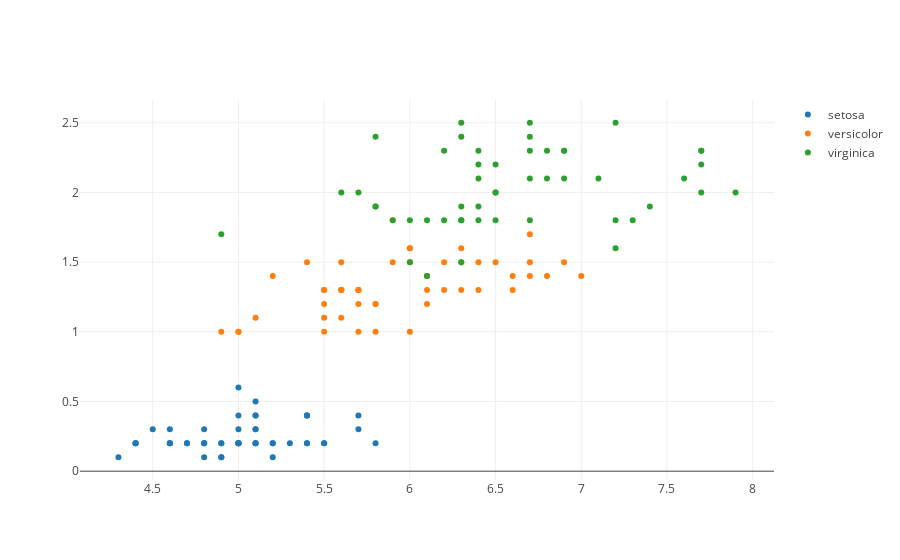

Notebook code cell kept with this figure:
### Code cell
trace0 = go.Scatter(
    x = iris_data[iris_data['target'] == 0]['sepal length (cm)'],
    y = iris_data[iris_data['target'] == 0]['petal width (cm)'],
    mode = 'markers',
    name = 'setosa'
)
trace1 = go.Scatter(
    x = iris_data[iris_data['target'] == 1]['sepal length (cm)'],
    y = iris_data[iris_data['target'] == 1]['petal width (cm)'],
    mode = 'markers',
    name = 'versicolor'
)
trace2 = go.Scatter(
    x = iris_data[iris_data['target'] == 2]['sepal length (cm)'],
    y = iris_data[iris_data['target'] == 2]['petal width (cm)'],
    mode = 'markers',
    name = 'virginica'
)
#markers=散布圖

data = [trace0,trace1,trace2]
plotly.offline.iplot(data, filename='basic-scatter')

### Figure 1 — Plotly figure (JSON) as saved in the notebook; plotly's stock layout.template omitted (floating-point values rounded to 4 significant figures)
{"data": [{"mode": "markers", "name": "setosa", "type": "scatter", "uid": "5a67cf5c-3c5c-4bf5-ba4f-fb80d1b348ba", "x": [5.1, 4.9, 4.7, 4.6, 5, 5.4, 4.6, 5, 4.4, 4.9, 5.4, 4.8, 4.8, 4.3, 5.8, 5.7, 5.4, 5.1, 5.7, 5.1, 5.4, 5.1, 4.6, 5.1, 4.8, 5, 5, 5.2, 5.2, 4.7, 4.8, 5.4, 5.2, 5.5, 4.9, 5, 5.5, 4.9, 4.4, 5.1, 5, 4.5, 4.4, 5, 5.1, 4.8, 5.1, 4.6, 5.3, 5], "y": [0.2, 0.2, 0.2, 0.2, 0.2, 0.4, 0.3, 0.2, 0.2, 0.1, 0.2, 0.2, 0.1, 0.1, 0.2, 0.4, 0.4, 0.3, 0.3, 0.3, 0.2, 0.4, 0.2, 0.5, 0.2, 0.2, 0.4, 0.2, 0.2, 0.2, 0.2, 0.4, 0.1, 0.2, 0.2, 0.2, 0.2, 0.1, 0.2, 0.2, 0.3, 0.3, 0.2, 0.6, 0.4, 0.3, 0.2, 0.2, 0.2, 0.2]}, {"mode": "markers", "name": "versicolor", "type": "scatter", "uid": "869dd9cf-6904-4d91-80be-d249f0040503", "x": [7, 6.4, 6.9, 5.5, 6.5, 5.7, 6.3, 4.9, 6.6, 5.2, 5, 5.9, 6, 6.1, 5.6, 6.7, 5.6, 5.8, 6.2, 5.6, 5.9, 6.1, 6.3, 6.1, 6.4, 6.6, 6.8, 6.7, 6, 5.7, 5.5, 5.5, 5.8, 6, 5.4, 6, 6.7, 6.3, 5.6, 5.5, 5.5, 6.1, 5.8, 5, 5.6, 5.7, 5.7, 6.2, 5.1, 5.7], "y": [1.4, 1.5, 1.5, 1.3, 1.5, 1.3, 1.6, 1, 1.3, 1.4, 1, 1.5, 1, 1.4, 1.3, 1.4, 1.5, 1, 1.5, 1.1, 1.8, 1.3, 1.5, 1.2, 1.3, 1.4, 1.4, 1.7, 1.5, 1, 1.1, 1, 1.2, 1.6, 1.5, 1.6, 1.5, 1.3, 1.3, 1.3, 1.2, 1.4, 1.2, 1, 1.3, 1.2, 1.3, 1.3, 1.1, 1.3]}, {"mode": "markers", "name": "virginica", "type": "scatter", "uid": "1bc79329-be81-494f-9585-fb86640004d1", "x": [6.3, 5.8, 7.1, 6.3, 6.5, 7.6, 4.9, 7.3, 6.7, 7.2, 6.5, 6.4, 6.8, 5.7, 5.8, 6.4, 6.5, 7.7, 7.7, 6, 6.9, 5.6, 7.7, 6.3, 6.7, 7.2, 6.2, 6.1, 6.4, 7.2, 7.4, 7.9, 6.4, 6.3, 6.1, 7.7, 6.3, 6.4, 6, 6.9, 6.7, 6.9, 5.8, 6.8, 6.7, 6.7, 6.3, 6.5, 6.2, 5.9], "y": [2.5, 1.9, 2.1, 1.8, 2.2, 2.1, 1.7, 1.8, 1.8, 2.5, 2, 1.9, 2.1, 2, 2.4, 2.3, 1.8, 2.2, 2.3, 1.5, 2.3, 2, 2, 1.8, 2.1, 1.8, 1.8, 1.8, 2.1, 1.6, 1.9, 2, 2.2, 1.5, 1.4, 2.3, 2.4, 1.8, 1.8, 2.1, 2.4, 2.3, 1.9, 2.3, 2.5, 2.3, 1.9, 2, 2.3, 1.8]}], "layout": {}}
